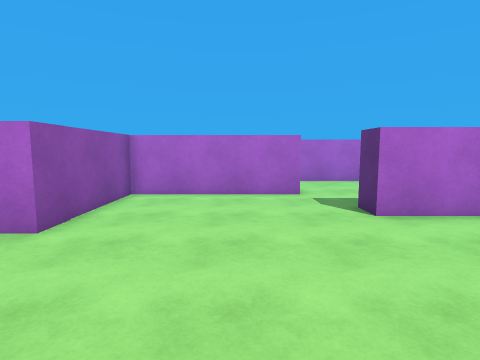
view 1 (above)

19 first-person views from a walk through a scene from a Unity 3-D project. The camera is 1.5 m above the floor, tilts 6° down and sees 80° across. The floor is counted in squares, 1 m on a side. Each view is taken from the middle of a square. On the plan, view 1 faces up. The plan holds only what a view shows up to about 14 squares ahead; the rest is blank. The player character is not drawn.

view 2
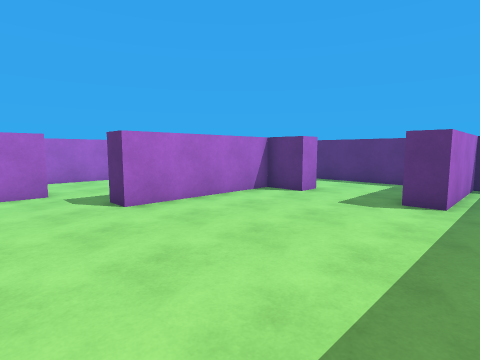

view 3
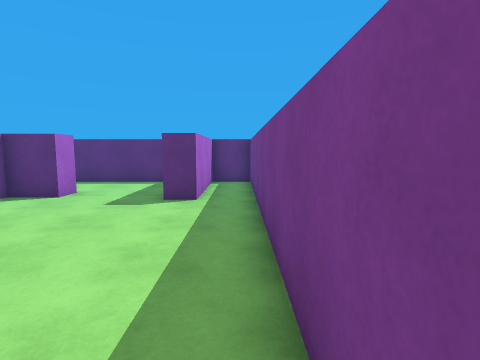

view 4
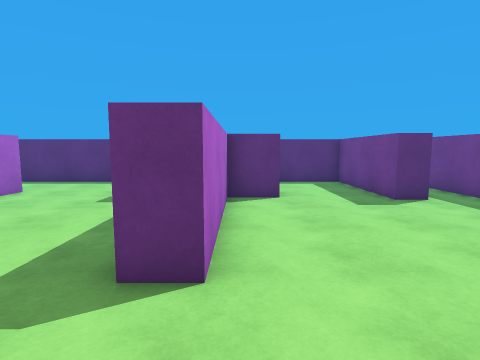

view 5
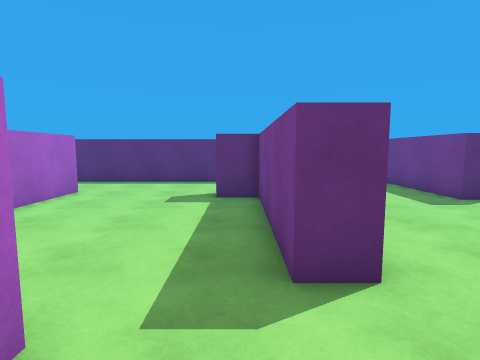

view 6
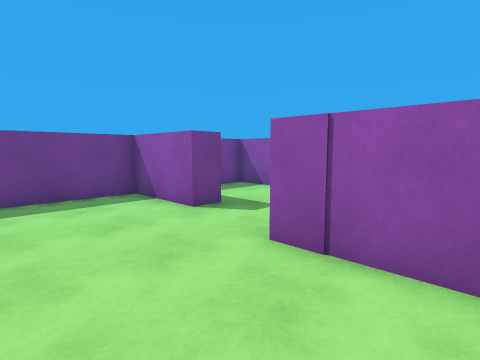

view 7
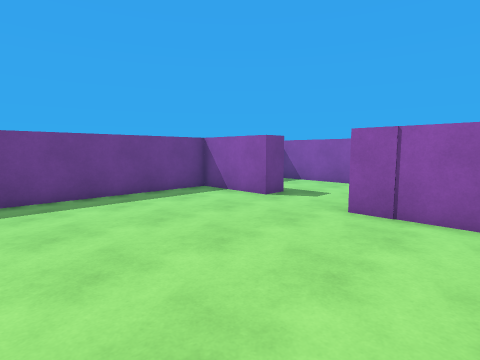

view 8
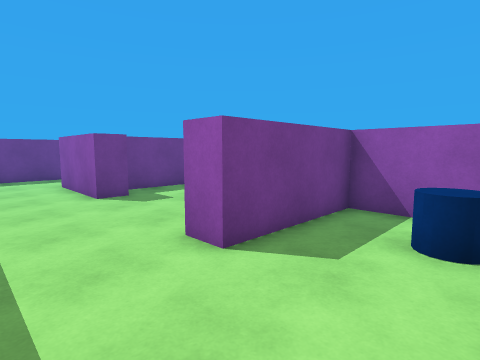

view 9
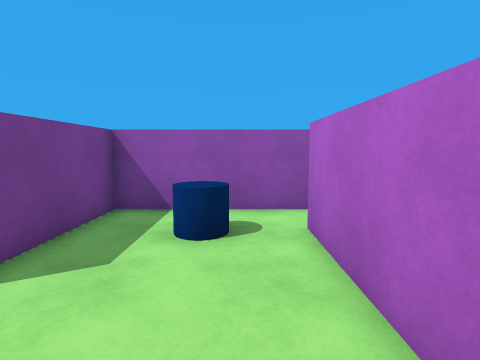

view 10
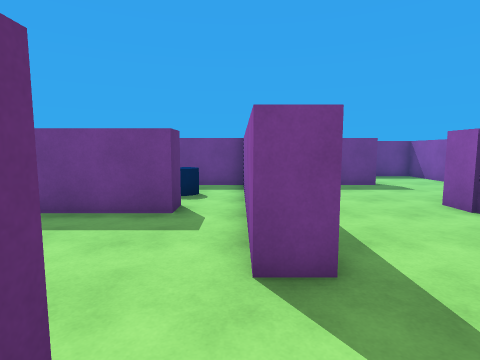

view 11
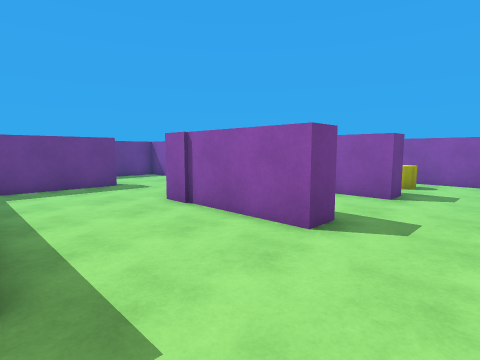

view 12
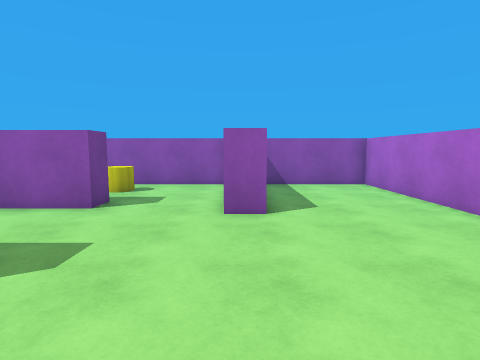

view 13
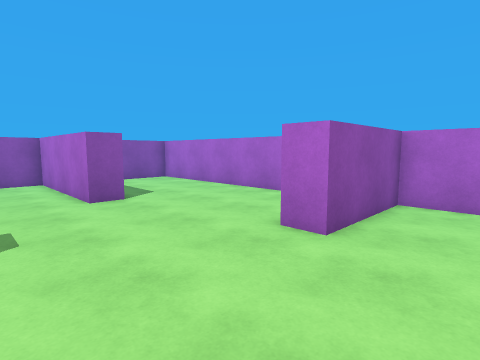

view 14
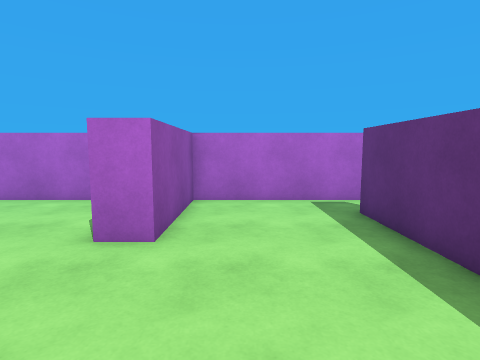

view 15
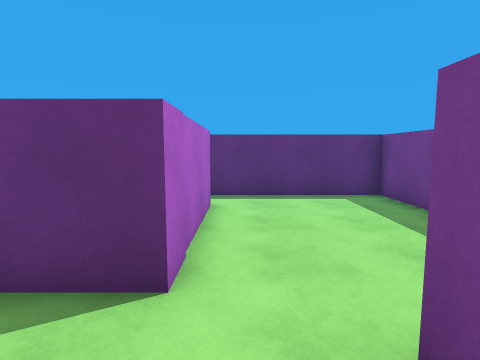

view 16
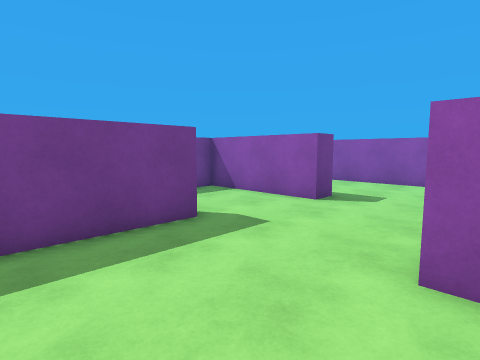

view 17
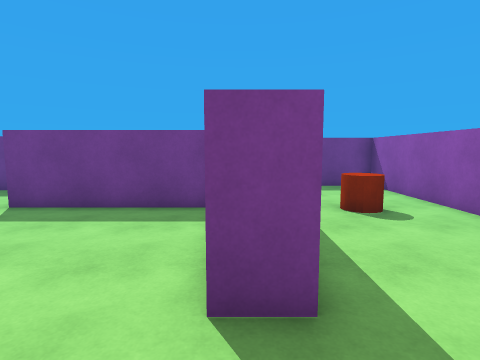

view 18
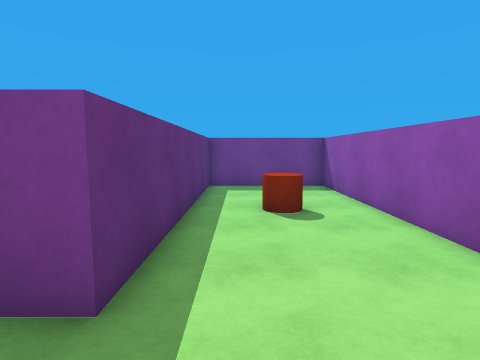

view 19
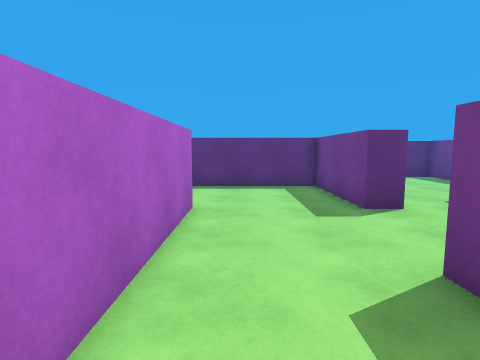

### Floor plan
Ten units are one square. View 1 is at (0, 0); x grows to the right and y downward. Boxes are objects, and circles mark ways between rooms. Rooms are numbered by the first view taken in them; rooms with no view inside come last. Other rooms are left out.
<svg viewBox="-100 -340 240 360">
<path fill="none" stroke="#000" d="M31 -64 31 -74 90 -74 90 -88 100 -88 100 -47 90 -47 90 -64 31 -64M21 -96 -37 -96 -37 -50 -44 -50M135 -91 135 -164M-55 -18 -43 -18 -43 15 130 15M135 15 135 -3 85 -3 85 -13 135 -13 135 -69M58 -186 58 -148 102 -148 102 -138 28 -138M-95 -25 -95 15 -82 15M116 -192 76 -192M-8 -242 4 -242 4 -192 -56 -192M-54 -242 -43 -242 -43 -218M-37 -286 -37 -276 -95 -276 -95 -221M48 -238 58 -238M69 -258 69 -319M2 -138 2 -148 48 -148 48 -200M-95 -172 -95 -60 -47 -60 -47 -156 -37 -156 -37 -106 21 -106M-4 -335 -95 -335 -95 -291M66 -335 26 -335 26 -296 15 -296M118 -258 69 -258M58 -238 58 -186M76 -192 76 -203 135 -203 135 -260"/>
<rect x="75" y="-185" width="10" height="20" fill="#bbb"><title>blue cylinder</title></rect>
<rect x="-85" y="-245" width="20" height="20" fill="#bbb"><title>yellow cylinder</title></rect>
<rect x="-75" y="-115" width="10" height="20" fill="#bbb"><title>cylinder</title></rect>
<circle cx="15" cy="-125" r="3" fill="#2a7"/>
<circle cx="70" cy="-195" r="3" fill="#2a7"/>
<circle cx="65" cy="-245" r="3" fill="#2a7"/>
<text x="40" y="-60">1</text>
<text x="-20" y="-230">2</text>
<text x="100" y="-230">3</text>
</svg>
Room 1 opens to room 2. Room 1 opens to room 3. Room 2 opens to room 3.

Where each view was taken, in squares from view 1:
view 1: 0 up, 0 right, facing up
view 2: 1 down, 0 right, facing up-right
view 3: 1 down, 0 right, facing right
view 4: 6 up, 0 right, facing right
view 5: 8 up, 0 right, facing right
view 6: 8 up, 0 right, facing down-left
view 7: 8 up, 3 right, facing down-left
view 8: 18 up, 13 right, facing down-left
view 9: 18 up, 13 right, facing left
view 10: 27 up, 6 right, facing down
view 11: 27 up, 5 right, facing down-left
view 12: 28 up, 3 right, facing left
view 13: 25 up, 5 right, facing up-left
view 14: 25 up, 4 right, facing up
view 15: 25 up, 4 right, facing right
view 16: 20 up, 4 right, facing down-left
view 17: 18 up, 4 left, facing down
view 18: 18 up, 6 left, facing down
view 19: 18 up, 7 left, facing right
